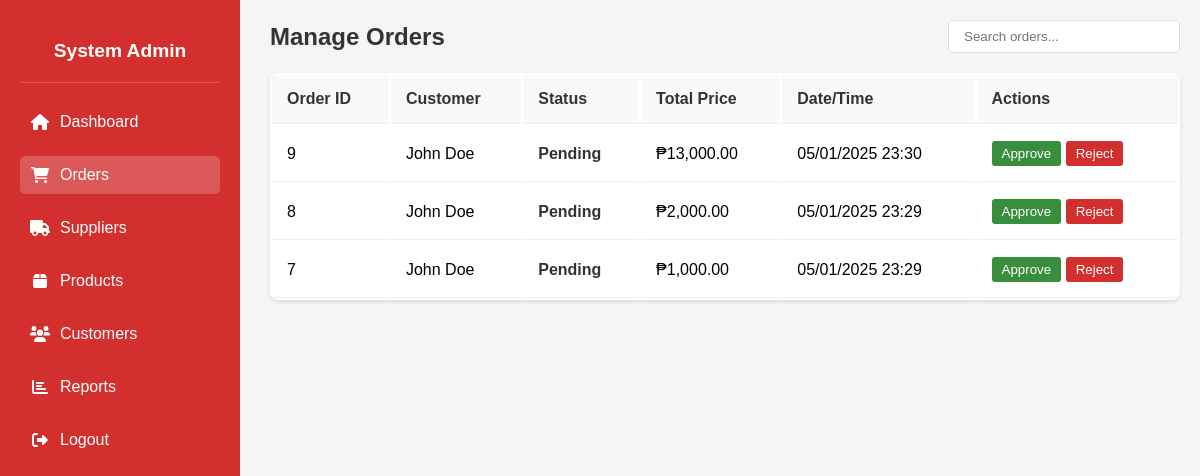
Page /Admin_orders.php (signed in) on the earlier database version.
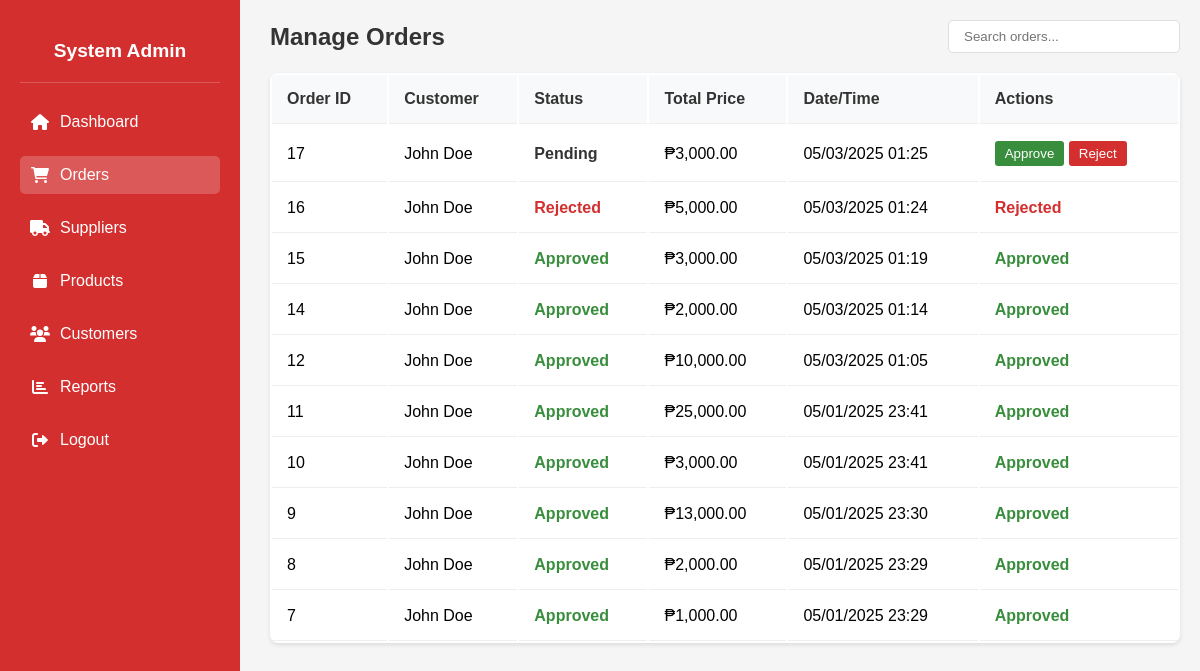
Same page on the later database version.
### tables this page shows
CREATE TABLE `orders` (
  `PK_ORDER_ID` int(11) NOT NULL,
  `FK1_CUSTOMER_ID` int(11) NOT NULL,
  `FK2_PAYMENT_ID` int(11) NOT NULL,
  `FK3_USER_ID` int(11) NOT NULL,
  `TOTAL_PRICE` decimal(10,2) NOT NULL,
  `STATUS` char(15) NOT NULL,
  `ORDER_DATE` datetime NOT NULL DEFAULT current_timestamp(),
  `LINE_TOTAL` decimal(10,2) NOT NULL
);

CREATE TABLE `customer` (
  `PK_CUSTOMER_ID` int(11) NOT NULL,
  `L_NAME` varchar(30) NOT NULL,
  `F_NAME` varchar(30) NOT NULL,
  `EMAIL` varchar(255) NOT NULL,
  `PASSWORD_HASH` varchar(255) NOT NULL,
  `CUSTOMER_ADDRESS` varchar(255) NOT NULL,
  `PHONE_NUM` char(15) NOT NULL,
  `CREATED_AT` datetime NOT NULL DEFAULT current_timestamp(),
  `UPDATE_AT` datetime NOT NULL
);

### Admin_orders.php (the view, shortened to what this page needs)
<?php
include 'db_connect.php';
$admin_id = $_SESSION['user_id'];
$adminQuery = $conn->prepare("SELECT CONCAT(F_NAME, ' ', L_NAME) as full_name FROM users WHERE PK_USER_ID = ?");
$adminQuery->bind_param("i", $admin_id);
$adminQuery->execute();
$adminName = $adminQuery->get_result()->fetch_assoc()['full_name'];
$sql = "SELECT o.PK_ORDER_ID, c.F_NAME, c.L_NAME, o.STATUS, o.TOTAL_PRICE, o.ORDER_DATE
        FROM orders o
        JOIN customer c ON o.FK1_CUSTOMER_ID = c.PK_CUSTOMER_ID
        ORDER BY o.ORDER_DATE DESC";
$result = $conn->query($sql);
?>
<!DOCTYPE html>
<html lang="en">
<head>
    <link rel="stylesheet" href="https://cdnjs.cloudflare.com/ajax/libs/font-awesome/6.0.0/css/all.min.css">
</head>
<body>
    <div class="sidebar">
    <div class="admin-profile">
            <h3><?= htmlspecialchars($adminName) ?></h3>
        </div>
        <a href="Admin_home.php">
            <i class="fas fa-home"></i> Dashboard
        </a>
        <a href="Admin_orders.php" class="active">
            <i class="fas fa-shopping-cart"></i> Orders
        </a>
        <a href="Admin_suppliers.php">
            <i class="fas fa-truck"></i> Suppliers
        </a>
        <a href="Admin_product.php">
            <i class="fas fa-box"></i> Products
        </a>
        <a href="Admin_customers.php">
            <i class="fas fa-users"></i> Customers
        </a>
        <a href="Admin_reports.php">
            <i class="fas fa-chart-bar"></i> Reports
        </a>
        <a href="logout.php">
            <i class="fas fa-sign-out-alt"></i> Logout
        </a>
    </div>
    <div class="orders-section">
        <div class="header">
            <h2>Manage Orders</h2>
            <input type="text" placeholder="Search orders...">
        </div>
        <table>
            <thead>
                <tr>
                    <th>Order ID</th>
                    <th>Customer</th>
                    <th>Status</th>
                    <th>Total Price</th>
                    <th>Date/Time</th>
                    <th>Actions</th>
                </tr>
            </thead>
            <tbody>
                <?php while($row = $result->fetch_assoc()): ?>
                <tr>
                    <td><?= htmlspecialchars($row['PK_ORDER_ID']) ?></td>
                    <td><?= htmlspecialchars($row['F_NAME'] . ' ' . $row['L_NAME']) ?></td>
                    <td style="font-weight:bold;color:<?= $row['STATUS'] === 'Approved' ? '#388e3c' : ($row['STATUS'] === 'Rejected' ? '#d32f2f' : '#333') ?>;">
                        <?= htmlspecialchars($row['STATUS']) ?>
                    </td>
                    <td>₱<?= number_format($row['TOTAL_PRICE'], 2) ?></td>
                    <td><?= date("m/d/Y H:i", strtotime($row['ORDER_DATE'])) ?></td>
                    <td>
                        <?php if ($row['STATUS'] !== 'Approved' && $row['STATUS'] !== 'Rejected'): ?>
                            <form method="post" style="display:inline;">
                                <button type="submit" name="action" value="approve" style="background:#388e3c;color:white;border:none;padding:5px 10px;border-radius:3px;cursor:pointer;">Approve</button>
                            </form>
                            <form method="post" style="display:inline;">
                                <button type="submit" name="action" value="reject" style="background:#d32f2f;color:white;border:none;padding:5px 10px;border-radius:3px;cursor:pointer;">Reject</button>
                            </form>
                        <?php else: ?>
                            <span style="color:<?= $row['STATUS'] === 'Approved' ? '#388e3c' : '#d32f2f' ?>;font-weight:bold;">
                                <?= htmlspecialchars($row['STATUS']) ?>
                            </span>
                        <?php endif; ?>
                    </td>
                </tr>
                <?php endwhile; ?>
            </tbody>
        </table>
    </div>
</body>
</html>

### Admin_orders.php (style rules this page uses)
body { margin: 0; font-family: Arial, sans-serif; background-color: #f5f5f5; }
.sidebar { width: 200px; background-color: #d32f2f; height: 100vh; position: fixed; color: white; display: flex; flex-direction: column; padding: 20px; }
.admin-profile { text-align: center; padding: 20px 0; border-bottom: 1px solid rgba(255,255,255,0.2); margin-bottom: 20px; }
.admin-profile h3 { margin: 0; font-size: 1.2em; }
.sidebar a { display: flex; align-items: center; color: white; text-decoration: none; margin-bottom: 15px; padding: 10px; border-radius: 5px; transition: all 0.3s ease; }
.sidebar a i { margin-right: 10px; width: 20px; text-align: center; }
.sidebar a.active { background: rgba(255,255,255,0.2); }
.orders-section { margin-left: 250px; padding: 20px; }
.header { display: flex; justify-content: space-between; align-items: center; margin-bottom: 20px; }
.header h2 { margin: 0; color: #333; }
.header input { padding: 8px 15px; border: 1px solid #ddd; border-radius: 5px; width: 200px; }
table { width: 100%; background: white; border-radius: 8px; box-shadow: 0 2px 4px rgba(0,0,0,0.1); }
table th, table td { padding: 15px; text-align: left; border-bottom: 1px solid #eee; }
table th { background-color: #f8f9fa; color: #333; font-weight: 600; }

Differences in the rows shown:
added orders: PK_ORDER_ID "17", FK1_CUSTOMER_ID.L_NAME "John Doe", STATUS "Pending", TOTAL_PRICE "3,000.00", ORDER_DATE "05/03/2025 01:25"
added orders: PK_ORDER_ID "16", FK1_CUSTOMER_ID.L_NAME "John Doe", STATUS "Rejected", TOTAL_PRICE "5,000.00", ORDER_DATE "05/03/2025 01:24"
added orders: PK_ORDER_ID "15", FK1_CUSTOMER_ID.L_NAME "John Doe", STATUS "Approved", TOTAL_PRICE "3,000.00", ORDER_DATE "05/03/2025 01:19"
added orders: PK_ORDER_ID "14", FK1_CUSTOMER_ID.L_NAME "John Doe", STATUS "Approved", TOTAL_PRICE "2,000.00", ORDER_DATE "05/03/2025 01:14"
added orders: PK_ORDER_ID "12", FK1_CUSTOMER_ID.L_NAME "John Doe", STATUS "Approved", TOTAL_PRICE "10,000.00", ORDER_DATE "05/03/2025 01:05"
added orders: PK_ORDER_ID "11", FK1_CUSTOMER_ID.L_NAME "John Doe", STATUS "Approved", TOTAL_PRICE "25,000.00", ORDER_DATE "05/01/2025 23:41"
added orders: PK_ORDER_ID "10", FK1_CUSTOMER_ID.L_NAME "John Doe", STATUS "Approved", TOTAL_PRICE "3,000.00", ORDER_DATE "05/01/2025 23:41"
changed orders id 9: STATUS "Pending" → "Approved"; STATUS (not shown) → "Approved"; no longer shows "Approve Reject"
changed orders id 8: STATUS "Pending" → "Approved"; STATUS (not shown) → "Approved"; no longer shows "Approve Reject"
changed orders id 7: STATUS "Pending" → "Approved"; STATUS (not shown) → "Approved"; no longer shows "Approve Reject"
